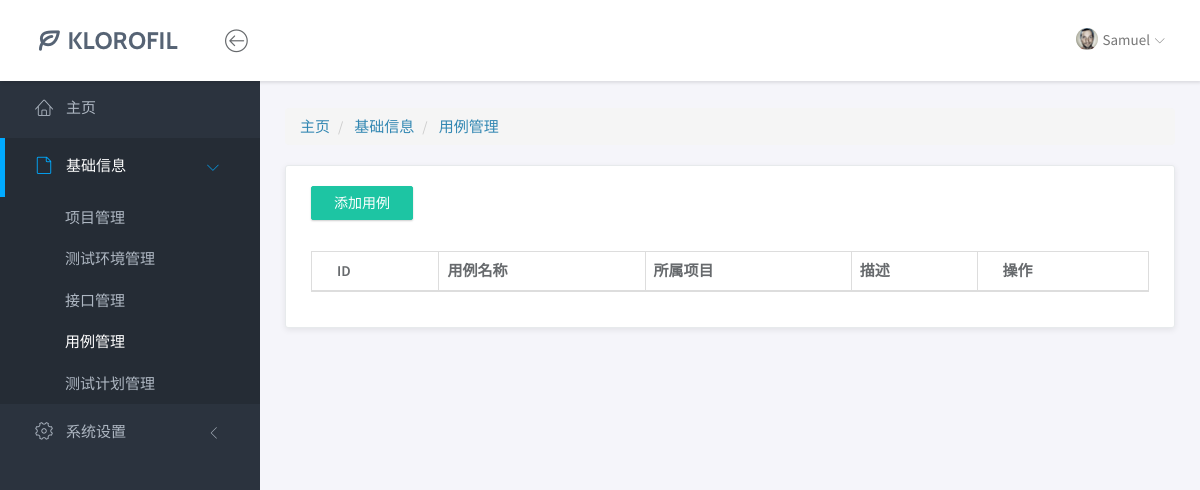
The page /base/case/ on the database as committed earlier.
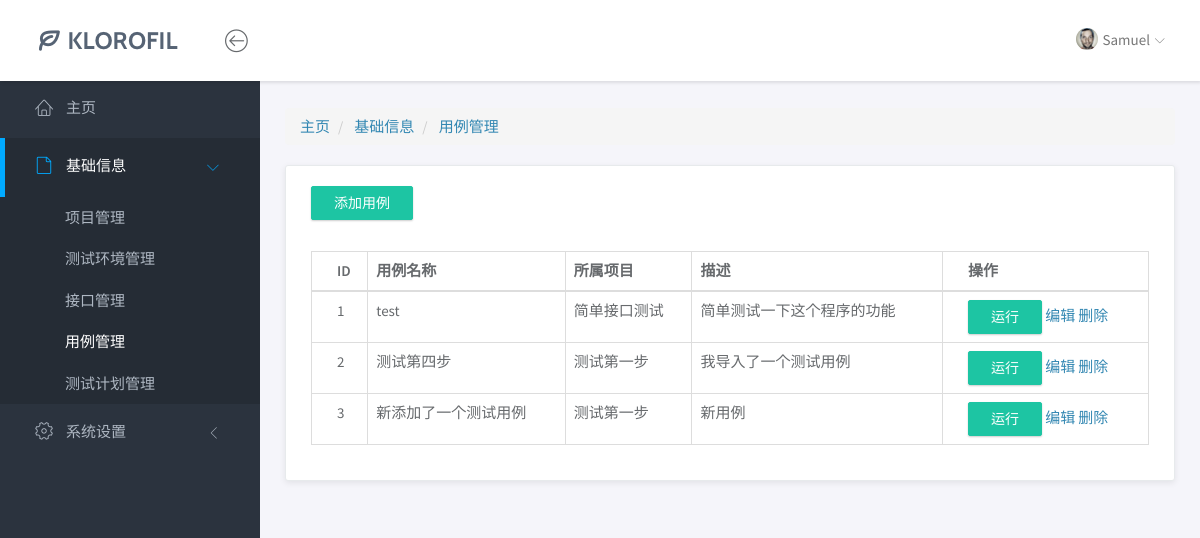
The same page on the database as committed later.
### base/models.py (models this page shows, shortened)
class Case(models.Model):
    case_id = models.AutoField(primary_key=True, null=False)  # 用例ID
    case_name = models.CharField(max_length=50)               # 用例名称
    project = models.ForeignKey('Project', on_delete=models.CASCADE)  # 所属项目（外键）
    description = models.CharField(max_length=200)           # 用例描述
    content = models.TextField()                             # 用例执行内容（JSON格式）

class Project(models.Model):
    prj_id = models.AutoField(primary_key=True, null=False)   # 项目ID
    prj_name = models.CharField(max_length=50)                # 项目名称
    sign = models.ForeignKey('Sign', on_delete=models.CASCADE)  # 关联的签名信息（外键）
    description = models.CharField(max_length=100)           # 项目描述
    def __str__(self):
        return self.prj_name

### base/views/case_views.py (the view)
# urls.py: path('case/', case_index),
def case_index(request):
    case_list = Case.objects.all()
    return render(request, "base/case/index.html", {"case_list": case_list})

### templates/base/case/index.html (shortened to what this page needs)
{% extends "../../base.html" %}
{% block crumbs %}
<div class="row">
    <div class="col-md-12">
        <ol class="breadcrumb">
            <li>
                <a href="/yqjr/index">主页</a>
            </li>
            <li class="active">
                <a class="this">基础信息</a>
            </li>
            <li class="active">
                <a class="this-page">用例管理</a>
            </li>
        </ol>
    </div>
</div>
{% endblock %}
{% block body %}
<div class="row">
    <div class="col-md-12">
        <div class="panel">
            <div class="panel-heading">
                <a href="/base/case_add/" class="btn btn-primary">添加用例</a>
            </div>
            <div class="panel-body">
                <table class="table table-bordered">
                    <thead>
                    <tr>
                        <th>ID</th>
                        <th>用例名称</th>
                        <th>所属项目</th>
                        <th>描述</th>
                        <th>操作</th>
                    </tr>
                    </thead>
                    <tbody>
                    {% for case in case_list %}
                    <tr>
                        <td>{{ case.case_id }}</td>
                        <td>{{ case.case_name }}</td>
                        <td prj_id="{{ case.project.prj_id }}">{{ case.project }}</td>
                        <td>{{ case.description }}</td>
                        <td>
                            <button class="#runCaseForm btn btn-primary" onclick="debug_button(this);" data-toggle="modal" data-target="#runCaseForm">运行</button>
                            <a href="" class="">编辑</a>
                            <a href="" class="">删除</a>
                        </td>
                    </tr>
                    {% endfor %}
                    </tbody>
                </table>
            </div>
        </div>
    </div>
    {% endblock %}

Rows that differ between the two databases and show on the page:
added Case: case_id "1", case_name "test", project "简单接口测试", description "简单测试一下这个程序的功能"
added Case: case_id "2", case_name "测试第四步", project "测试第一步", description "我导入了一个测试用例"
added Case: case_id "3", case_name "新添加了一个测试用例", project "测试第一步", description "新用例"
